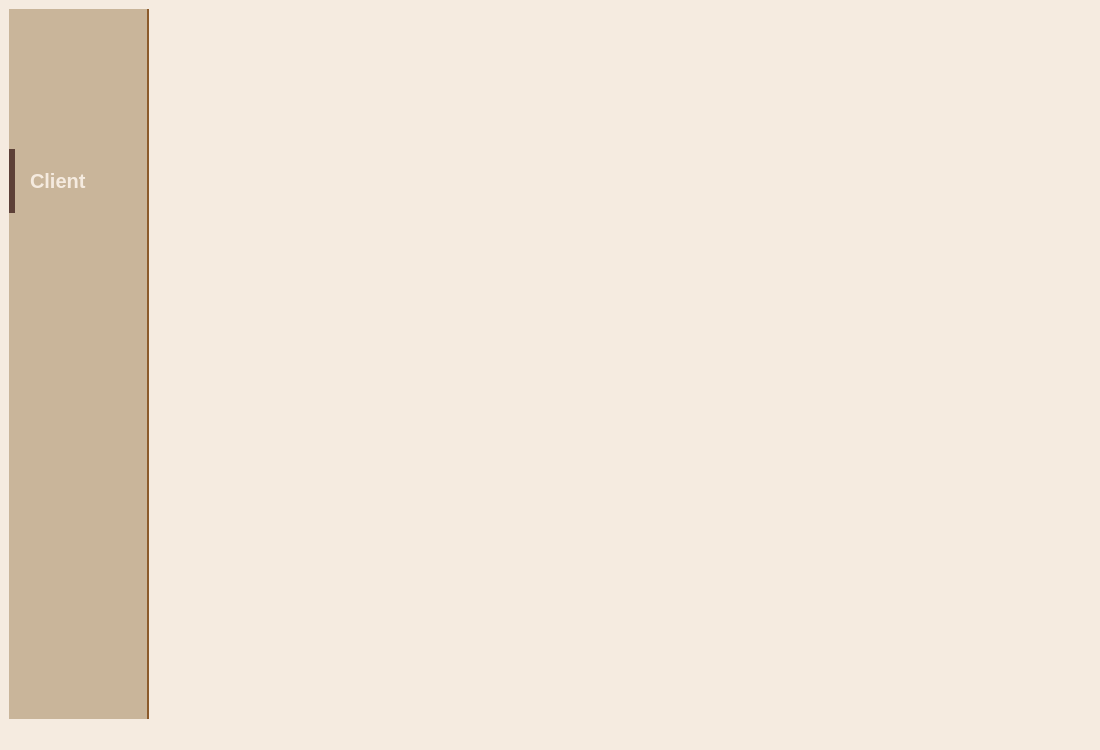
<?xml version="1.0" encoding="UTF-8"?>
<ui version="4.0">
 <class>MainWindow</class>
 <widget class="QMainWindow" name="MainWindow">
  <property name="geometry">
   <rect>
    <x>0</x>
    <y>0</y>
    <width>1100</width>
    <height>750</height>
   </rect>
  </property>
  <property name="windowTitle">
   <string>Gestion des Clients</string>
  </property>
  <property name="styleSheet">
   <string notr="true">
    QMainWindow {
        background-color: #F5EBE0;
    }
    QWidget {
        background-color: #F5EBE0;
        color: #3D2817;
        font-family: 'Segoe UI', Arial, sans-serif;
    }
    QTabWidget::pane {
        border: 2px solid #8B5A2B;
        background-color: #F5EBE0;
        border-radius: 5px;
    }
    QTabBar::tab {
        background-color: #C9B59A;
        color: #3D2817;
        padding: 10px 20px;
        margin-right: 2px;
        border-top-left-radius: 5px;
        border-top-right-radius: 5px;
        font-weight: bold;
    }
    QTabBar::tab:selected {
        background-color: #8B5A2B;
        color: #F5EBE0;
    }
    QTabBar::tab:hover {
        background-color: #9B8068;
    }
    QGroupBox {
        background-color: #FFFFFF;
        border: 2px solid #8B5A2B;
        border-radius: 8px;
        margin-top: 10px;
        padding-top: 15px;
        font-weight: bold;
    }
    QGroupBox::title {
        color: #5D4037;
        subcontrol-origin: margin;
        left: 10px;
        padding: 0 5px;
    }
    QLineEdit, QTextEdit {
        background-color: #FFFFFF;
        border: 2px solid #C9B59A;
        border-radius: 5px;
        padding: 8px;
        color: #3D2817;
    }
    QLineEdit:focus, QTextEdit:focus {
        border: 2px solid #8B5A2B;
    }
    QComboBox {
        background-color: #FFFFFF;
        border: 2px solid #C9B59A;
        border-radius: 5px;
        padding: 8px;
        color: #3D2817;
    }
    QComboBox:hover {
        border: 2px solid #8B5A2B;
    }
    QComboBox::drop-down {
        border: none;
        width: 30px;
    }
    QComboBox::down-arrow {
        image: none;
        border-left: 5px solid transparent;
        border-right: 5px solid transparent;
        border-top: 5px solid #8B5A2B;
        margin-right: 10px;
    }
    QPushButton {
        background-color: #8B5A2B;
        color: #F5EBE0;
        border: none;
        border-radius: 5px;
        padding: 10px 20px;
        font-weight: bold;
        font-size: 11pt;
    }
    QPushButton:hover {
        background-color: #9B8068;
    }
    QPushButton:pressed {
        background-color: #5D4037;
    }
    QPushButton#btnSupprimer {
        background-color: #5D4037;
    }
    QPushButton#btnSupprimer:hover {
        background-color: #6D4C41;
    }
    QPushButton#btnAjouter {
        background-color: #8B9B6A;
    }
    QPushButton#btnAjouter:hover {
        background-color: #9BAB7A;
    }
    QPushButton#btnVider {
        background-color: #C9B59A;
        color: #3D2817;
    }
    QPushButton#btnVider:hover {
        background-color: #D9C5AA;
    }
    QTableWidget {
        background-color: #FFFFFF;
        alternate-background-color: #F5EBE0;
        border: 2px solid #C9B59A;
        border-radius: 5px;
        gridline-color: #C9B59A;
        color: #3D2817;
    }
    QTableWidget::item:selected {
        background-color: #8B5A2B;
        color: #F5EBE0;
    }
    QHeaderView::section {
        background-color: #8B5A2B;
        color: #F5EBE0;
        padding: 8px;
        border: none;
        font-weight: bold;
    }
    QPushButton#btnClient {
        background-color: #C9B59A;
        color: #3D2817;
        border: none;
        border-left: 0px solid #8B5A2B;
        border-radius: 0;
        padding: 20px 15px;
        font-size: 15pt;
        font-weight: bold;
        text-align: left;
    }
    QPushButton#btnClient:hover {
        background-color: #9B8068;
        color: white;
    }
    QPushButton#btnClient:checked {
        background-color: #8B5A2B;
        color: #F5EBE0;
        border-left: 6px solid #5D4037;
    }
    QPushButton#btnClient:pressed {
        background-color: #5D4037;
        color: white;
    }
   </string>
  </property>
  <widget class="QWidget" name="centralwidget">
   <layout class="QHBoxLayout" name="horizontalLayoutPrincipal" stretch="0,1">
    <item>
     <widget class="QWidget" name="sidebar" native="true">
      <property name="minimumWidth">
       <number>180</number>
      </property>
      <property name="maximumWidth">
       <number>180</number>
      </property>
      <property name="styleSheet">
       <string notr="true">background-color: #C9B59A; border-right: 2px solid #8B5A2B;</string>
      </property>
      <layout class="QVBoxLayout" name="verticalLayoutSidebar">
       <property name="spacing">
        <number>0</number>
       </property>
       <property name="leftMargin">
        <number>0</number>
       </property>
       <property name="topMargin">
        <number>0</number>
       </property>
       <property name="rightMargin">
        <number>0</number>
       </property>
       <property name="bottomMargin">
        <number>0</number>
       </property>
       <item alignment="Qt::AlignLeft|Qt::AlignTop">
        <widget class="QLabel" name="labelLogo">
         <property name="minimumSize">
          <size>
           <width>140</width>
           <height>140</height>
          </size>
         </property>
         <property name="maximumSize">
          <size>
           <width>160</width>
           <height>160</height>
          </size>
         </property>
         <property name="text">
          <string/>
         </property>
         <property name="pixmap">
          <pixmap resource="Ressources/logo.qrc">:/images/image.jpg</pixmap>
         </property>
         <property name="scaledContents">
          <bool>true</bool>
         </property>
         <property name="alignment">
          <set>Qt::AlignLeft|Qt::AlignTop</set>
         </property>
        </widget>
       </item>
       <item>
        <widget class="QPushButton" name="btnClient">
         <property name="text">
          <string>Client</string>
         </property>
         <property name="checkable">
          <bool>true</bool>
         </property>
         <property name="checked">
          <bool>true</bool>
         </property>
        </widget>
       </item>
       <item>
        <spacer name="verticalSpacer">
         <property name="orientation">
          <enum>Qt::Vertical</enum>
         </property>
         <property name="sizeHint" stdset="0">
          <size>
           <width>20</width>
           <height>40</height>
          </size>
         </property>
        </spacer>
       </item>
      </layout>
     </widget>
    </item>
    <item>
     <widget class="QWidget" name="contentWidget">
      <layout class="QVBoxLayout" name="contentLayout"/>
     </widget>
    </item>
   </layout>
  </widget>
  <widget class="QStatusBar" name="statusbar"/>
 </widget>
 <resources>
  <include location="Ressources/logo.qrc"/>
 </resources>
 <connections/>
</ui>
